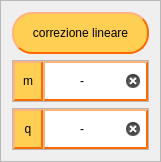
     <widget class="QFrame" name="frame_3">
      <property name="geometry">
       <rect>
        <x>800</x>
        <y>90</y>
        <width>161</width>
        <height>162</height>
       </rect>
      </property>
      <property name="frameShape">
       <enum>QFrame::StyledPanel</enum>
      </property>
      <property name="frameShadow">
       <enum>QFrame::Raised</enum>
      </property>
      <layout class="QVBoxLayout" name="verticalLayout">
       <item>
        <widget class="QLabel" name="label_correzione_lineare">
         <property name="styleSheet">
          <string notr="true">QLabel{
	background-color:rgb(255, 207, 84); 
	border-style: outset;
    border-width: 2px;
    border-color: rgb(255, 106, 0);
	border-radius: 20px;
	color: rgb(0,0,0);
}
</string>
         </property>
         <property name="text">
          <string>correzione lineare</string>
         </property>
         <property name="alignment">
          <set>Qt::AlignCenter</set>
         </property>
        </widget>
       </item>
       <item>
        <widget class="QFrame" name="frame_4">
         <property name="frameShape">
          <enum>QFrame::StyledPanel</enum>
         </property>
         <property name="frameShadow">
          <enum>QFrame::Raised</enum>
         </property>
         <layout class="QHBoxLayout" name="horizontalLayout_2">
          <property name="spacing">
           <number>0</number>
          </property>
          <property name="leftMargin">
           <number>0</number>
          </property>
          <property name="topMargin">
           <number>0</number>
          </property>
          <property name="rightMargin">
           <number>0</number>
          </property>
          <property name="bottomMargin">
           <number>0</number>
          </property>
          <item>
           <widget class="QLabel" name="label_3">
            <property name="minimumSize">
             <size>
              <width>30</width>
              <height>0</height>
             </size>
            </property>
            <property name="styleSheet">
             <string notr="true">QLabel{
	background-color:rgb(255, 207, 84); 
	border-style: outset;
    border-width: 2px;
    border-color: rgb(255, 106, 0);
	border-radius: 0px;
	color: rgb(0,0,0);
}
</string>
            </property>
            <property name="text">
             <string>m</string>
            </property>
            <property name="alignment">
             <set>Qt::AlignCenter</set>
            </property>
           </widget>
          </item>
          <item>
           <widget class="QLineEdit" name="lineEdit_m">
            <property name="sizePolicy">
             <sizepolicy hsizetype="Expanding" vsizetype="Preferred">
              <horstretch>0</horstretch>
              <verstretch>0</verstretch>
             </sizepolicy>
            </property>
            <property name="styleSheet">
             <string notr="true">QWidget{
	background-color:rgb(255, 255, 255); 
	border-style: outset;
    border-width: 2px;
    border-color: rgb(255, 106, 0);
	border-radius: 0px;
	color: rgb(0,0,0);
}</string>
            </property>
            <property name="text">
             <string>-</string>
            </property>
            <property name="alignment">
             <set>Qt::AlignCenter</set>
            </property>
            <property name="clearButtonEnabled">
             <bool>true</bool>
            </property>
           </widget>
          </item>
         </layout>
        </widget>
       </item>
       <item>
        <widget class="QFrame" name="frame_5">
         <property name="frameShape">
          <enum>QFrame::StyledPanel</enum>
         </property>
         <property name="frameShadow">
          <enum>QFrame::Raised</enum>
         </property>
         <layout class="QHBoxLayout" name="horizontalLayout">
          <property name="spacing">
           <number>0</number>
          </property>
          <property name="leftMargin">
           <number>0</number>
          </property>
          <property name="topMargin">
           <number>0</number>
          </property>
          <property name="rightMargin">
           <number>0</number>
          </property>
          <property name="bottomMargin">
           <number>0</number>
          </property>
          <item>
           <widget class="QLabel" name="label_4">
            <property name="minimumSize">
             <size>
              <width>30</width>
              <height>0</height>
             </size>
            </property>
            <property name="styleSheet">
             <string notr="true">QLabel{
	background-color:rgb(255, 207, 84); 
	border-style: outset;
    border-width: 2px;
    border-color: rgb(255, 106, 0);
	border-radius: 0px;
	color: rgb(0,0,0);
}
</string>
            </property>
            <property name="text">
             <string>q</string>
            </property>
            <property name="alignment">
             <set>Qt::AlignCenter</set>
            </property>
           </widget>
          </item>
          <item>
           <widget class="QLineEdit" name="lineEdit_q">
            <property name="sizePolicy">
             <sizepolicy hsizetype="Expanding" vsizetype="Preferred">
              <horstretch>0</horstretch>
              <verstretch>0</verstretch>
             </sizepolicy>
            </property>
            <property name="styleSheet">
             <string notr="true">QWidget{
	background-color:rgb(255, 255, 255); 
	border-style: outset;
    border-width: 2px;
    border-color: rgb(255, 106, 0);
	border-radius: 0px;
	color: rgb(0,0,0);
}</string>
            </property>
            <property name="text">
             <string>-</string>
            </property>
            <property name="alignment">
             <set>Qt::AlignCenter</set>
            </property>
            <property name="clearButtonEnabled">
             <bool>true</bool>
            </property>
           </widget>
          </item>
         </layout>
        </widget>
       </item>
      </layout>
     </widget>
